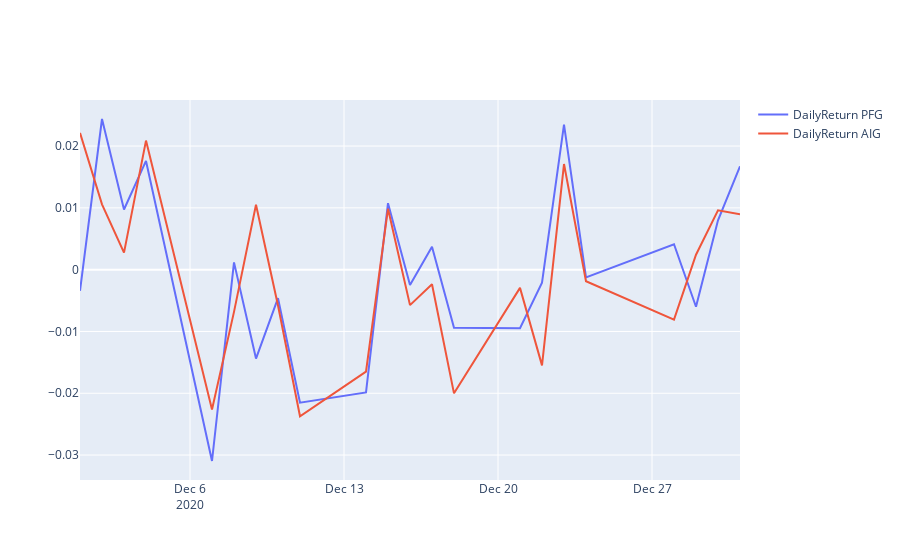

Notebook cell for this chart:
### Code cell
## Plot daily returns of PFG and AIG
fig = go.Figure()
fig.add_trace(go.Scatter(x=PFG.Date, y=PFG.DailyReturn,
                    mode='lines',
                    name='DailyReturn PFG'))
fig.add_trace(go.Scatter(x=AIG.Date, y=AIG.DailyReturn,
                    mode='lines',
                    name='DailyReturn AIG'))

### Figure 1 — Plotly figure (JSON) as saved in the notebook; plotly's stock layout.template omitted (floating-point values rounded to 4 significant figures)
{"data": [{"mode": "lines", "name": "DailyReturn PFG", "type": "scatter", "x": ["2020-12-01", "2020-12-02", "2020-12-03", "2020-12-04", "2020-12-07", "2020-12-08", "2020-12-09", "2020-12-10", "2020-12-11", "2020-12-14", "2020-12-15", "2020-12-16", "2020-12-17", "2020-12-18", "2020-12-21", "2020-12-22", "2020-12-23", "2020-12-24", "2020-12-28", "2020-12-29", "2020-12-30", "2020-12-31"], "y": [-0.003426, 0.02438, 0.009735, 0.0176, -0.03096, 0.001182, -0.01439, -0.004617, -0.02153, -0.01987, 0.01076, -0.002489, 0.003719, -0.009385, -0.009474, -0.00211, 0.02349, -0.001238, 0.004108, -0.005993, 0.007995, 0.01673]}, {"mode": "lines", "name": "DailyReturn AIG", "type": "scatter", "x": ["2020-12-01", "2020-12-02", "2020-12-03", "2020-12-04", "2020-12-07", "2020-12-08", "2020-12-09", "2020-12-10", "2020-12-11", "2020-12-14", "2020-12-15", "2020-12-16", "2020-12-17", "2020-12-18", "2020-12-21", "2020-12-22", "2020-12-23", "2020-12-24", "2020-12-28", "2020-12-29", "2020-12-30", "2020-12-31"], "y": [0.02213, 0.01057, 0.002761, 0.02089, -0.02262, -0.006832, 0.01052, -0.005792, -0.02372, -0.01651, 0.00986, -0.005741, -0.002354, -0.02001, -0.002944, -0.01549, 0.01709, -0.001873, -0.008093, 0.002422, 0.009595, 0.00898]}], "layout": {}}
